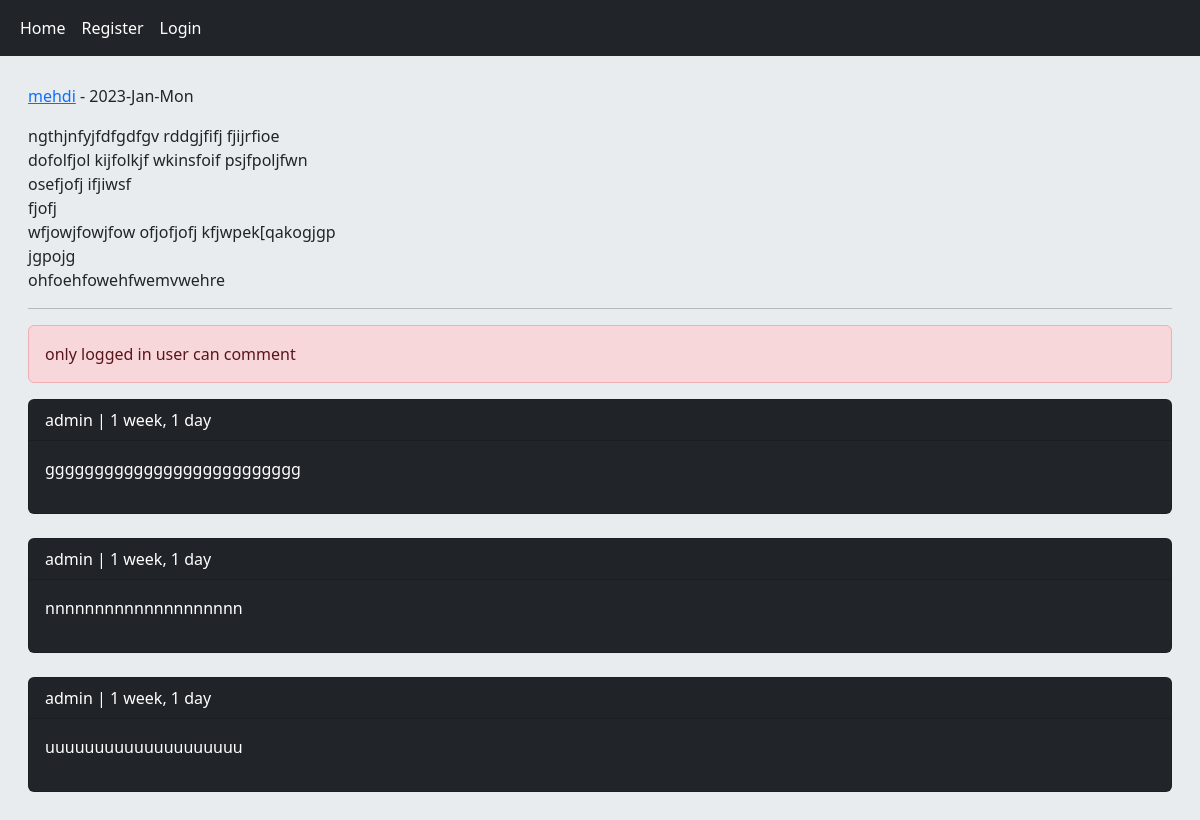
The app's page /posts/detail_post/2/secsnd-post with its own data.
### posts/models.py (models this page shows, shortened)
class Post(models.Model):
    user = models.ForeignKey(User, on_delete=models.CASCADE, related_name='posts')
    body = models.TextField()
    slug = models.SlugField()
    created = models.DateTimeField(auto_now_add=True)
    updated = models.DateTimeField(auto_now=True)
    class Meta:
        ordering = ['-created']

class Comment(models.Model):
    user = models.ForeignKey(User, on_delete=models.CASCADE, related_name='ucomments')
    post = models.ForeignKey(Post, on_delete=models.CASCADE, related_name='pcomments')
    reply = models.ForeignKey('self', on_delete=models.CASCADE, related_name='rcomments', blank=True, null=True)
    is_reply = models.BooleanField(default=False)
    body = models.TextField(max_length=400)
    created = models.DateTimeField(auto_now_add=True)

### posts/views.py (the view, shortened to what this page needs)
# urls.py: path('detail_post/<int:post_id>/<slug:post_slug>', views.DetailPostView.as_view(), name='post_detail'),
class DetailPostView(View):
    form_class = CommentCreateForm
    form_class_reply = ReplyCommentForm
    def setup(self, request, *args, **kwargs):
        self.post_instance = get_object_or_404(Post, pk=kwargs['post_id'], slug=kwargs['post_slug'])
        return super().setup(request, *args, **kwargs)
    def get(self, request, *args, **kwargs):
        comments = self.post_instance.pcomments.filter(is_reply=False)
        can_like = False
        if request.user.is_authenticated and self.post_instance.can_like_post(request.user):
            can_like = True
        return render(request, 'posts/post_detail.html',
                      {
                          'post': self.post_instance,
                          'comments': comments,
                          'form': self.form_class,
                          'reply_form': self.form_class_reply,
                          'can_like': can_like,
                      }
                      )

### posts/templates/posts/post_detail.html (shortened to what this page needs)
{% extends '_base.html' %}
{% block content %}
    <p><a href="{% url 'account:profile' post.user.id %}">{{ post.user.username }}</a>
        - {{ post.updated|date:"Y-M-D" }}</p>
    <p>{{ post.body|linebreaks }}</p>
    <hr>
    {% if request.user.is_authenticated %}
        <a href="{% url 'post:post_like' post.id %}"  class="{% if can_like %}disabled{% endif %} btn btn-primary col-2 ">Like {{ post.likes_count }}</a>
        <form action="" method="post">
            {% csrf_token %}
            {{ form.as_p }}
            <input type="submit" value="send">
        </form>
        <br>
    {% else %}
        <p class="alert alert-danger">only logged in user can comment</p>
    {% endif %}
    {% for comment in comments %}
        <div class="card bg-dark text-white">
            <p class="card-header">{{ comment.user }} | {{ comment.created|timesince }}</p>
            <p class="card-body"> {{ comment.body }}</p>
        </div><br>
    {% empty %}
        <p> No comment yet</p>
    {% endfor %}
{% endblock %}

### records on screen
Post: user.username "mehdi", updated "2023-Jan-Mon", body "ngthjnfyjfdfgdfgv rddgjfifj fjijrfioe dofolfjol kijfolkjf wkinsfoif psjfpoljfwn osefjofj ifjiwsf fjofj wfjowjfowjfow ofjofjofj kfjwpek[qakogjgp jgpojg ohfoehfowehfwemvwehre"
Comment: user "admin", created "1 week, 1 day", body "gggggggggggggggggggggggggg"
Comment: user "admin", created "1 week, 1 day", body "nnnnnnnnnnnnnnnnnnnn"
Comment: user "admin", created "1 week, 1 day", body "uuuuuuuuuuuuuuuuuuuu"
